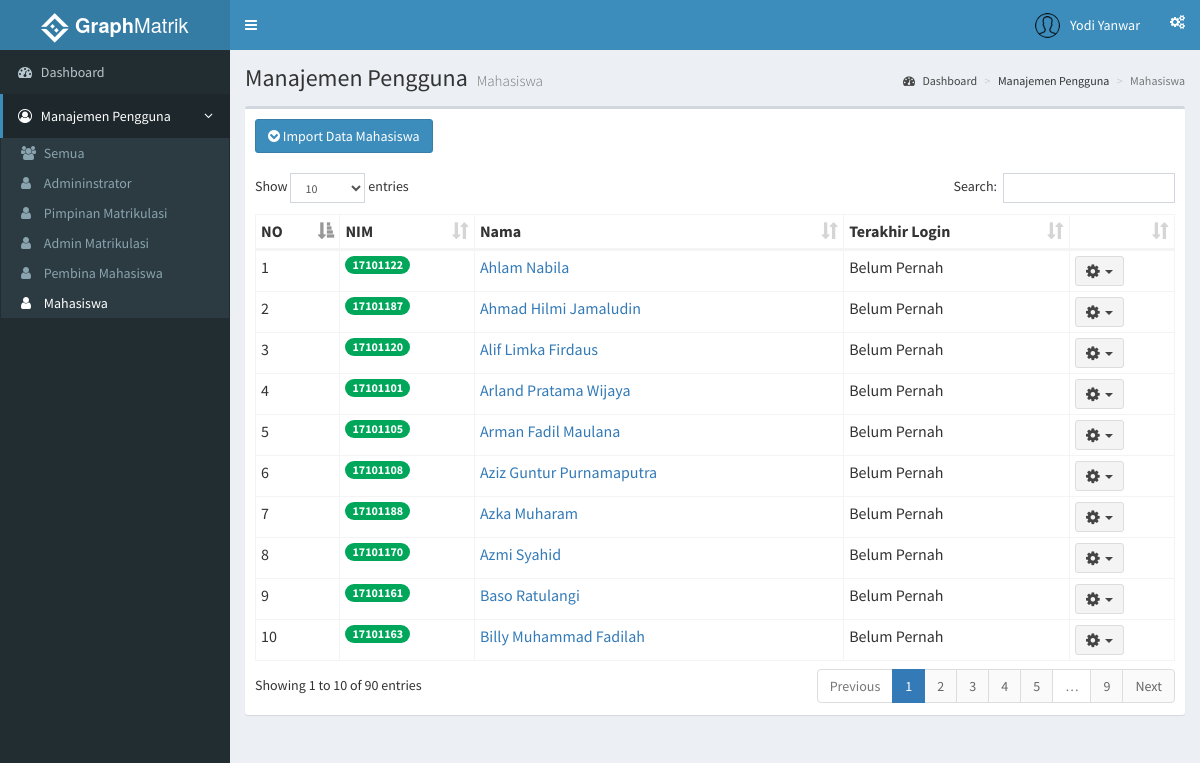
Page /index.php?page=mahasiswa (signed in) on the earlier database version.
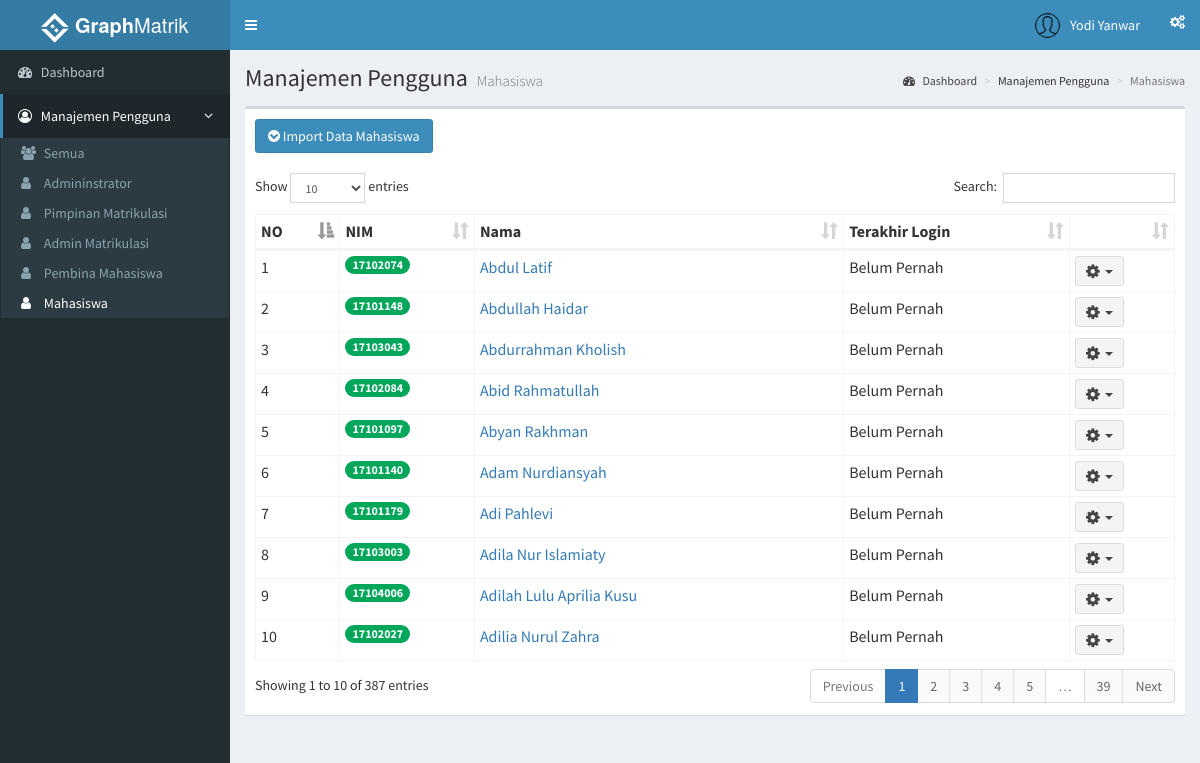
Same page on the later database version.
### tables this page shows
CREATE TABLE `mahasiswa` (
  `id_mahasiswa` int(11) NOT NULL,
  `nim` int(11) NOT NULL,
  `nama` varchar(35) NOT NULL,
  `angkatan` int(11) DEFAULT NULL,
  `j_kelamin` varchar(15) DEFAULT NULL,
  `asalkota` varchar(20) DEFAULT NULL,
  `email` varchar(35) DEFAULT NULL,
  `telp` varchar(13) DEFAULT NULL,
  `avatar` varchar(100) DEFAULT NULL,
  `tgl_lahir` date DEFAULT NULL,
  `id_user` int(11) DEFAULT NULL
);

### functions.php (called while the page is built, shortened)
<?php
	function tampilMahasiswa(){
		$ambildata = mysql_query("SELECT mahasiswa.*, users.* FROM users INNER JOIN mahasiswa ON mahasiswa.id_user = users.id_user ORDER BY nama") or die(mysql_error());
		if (mysql_num_rows($ambildata) > 0) {
			while ($ad = mysql_fetch_assoc($ambildata))
				$data[] = $ad;
				return $data;
		} else{
			echo "Daftar mahasiswa kosong";
		}
	}
 ?>

### role/admin/mahasiswa.php (the view, shortened to what this page needs)
<?php
  include 'functions.php';
 ?>
    <section class="content-header">
      <h1>
        Manajemen Pengguna
        <small>Mahasiswa</small>
      </h1>
      <ol class="breadcrumb">
        <li><a href="/simon/admin"><i class="fa fa-dashboard"></i> Dashboard</a></li>
        <li>Manajemen Pengguna</li>
        <li class="active">Mahasiswa</li>
      </ol>
    </section>
    <section class="content">
      <div class="row">
        <div class="col-xs-12">
          <div class="box">
            <div class="box-header">
             <button class="btn btn-primary" data-toggle="modal" data-target="#importMhsModal"><i class="fa fa-chevron-circle-down"></i>&nbsp;Import Data Mahasiswa</button>
            </div>
            <div class="box-body">
              <table id="tablePembina" class="table table-bordered table-hover table-condensed">
                <thead>
                  <tr>
                    <th>NO</th>
                    <th>NIM</th>
                    <th>Nama</th>
                    <th>Terakhir Login</th>
                    <th></th>
                  </tr>
                </thead>
                <tbody>
                  <?php
                    $dataMahasiswa = tampilMahasiswa();
                    $no = 1;
                    foreach($dataMahasiswa as $row){
                   ?>
                <tr>
                  <td><?php echo $no ?></td>
                  <td><?php echo "<span class='badge bg-green'>".$row['nim']."</span>" ?></td>
                  <td><?php echo "<a href='index.php?page=mahasiswadetails&id=".$row['id_user']."'>".$row['nama']."</a>" ?></td>
                  <td><?php if ($row['last_login'] == '0000-00-00 00:00:00'){ echo 'Belum Pernah';}else{ echo date("d-m-Y H:i", strtotime($row['last_login'])) ;}
                  ?></td>
                  <td>
                    <div class="dropdown">
                      <button class="btn btn-default btn-sm dropdown-toggle " type="button" data-toggle="dropdown">
                        <i class="fa fa-cog fa-lg"></i>&nbsp;&nbsp;<span class="caret"></span>
                      </button>
                    </div>
                  </td>
                </tr>
                  <?php
                    $no++; }
                   ?>
                </tbody>
              </table>
            </div>
          </div>
        </div>
      </div>
    </section>

Differences in the rows shown:
no longer on this page (row edited): mahasiswa: nim "17101122", nama "Ahlam Nabila"
no longer on this page (row unchanged): mahasiswa: nim "17101187", nama "Ahmad Hilmi Jamaludin"
no longer on this page (row unchanged): mahasiswa: nim "17101120", nama "Alif Limka Firdaus"
no longer on this page (row unchanged): mahasiswa: nim "17101101", nama "Arland Pratama Wijaya"
no longer on this page (row unchanged): mahasiswa: nim "17101105", nama "Arman Fadil Maulana"
no longer on this page (row unchanged): mahasiswa: nim "17101108", nama "Aziz Guntur Purnamaputra"
no longer on this page (row unchanged): mahasiswa: nim "17101188", nama "Azka Muharam"
no longer on this page (row unchanged): mahasiswa: nim "17101170", nama "Azmi Syahid"
no longer on this page (row unchanged): mahasiswa: nim "17101161", nama "Baso Ratulangi"
no longer on this page (row unchanged): mahasiswa: nim "17101163", nama "Billy Muhammad Fadilah"
added mahasiswa: nim "17102074", nama "Abdul Latif"
added mahasiswa: nim "17101148", nama "Abdullah Haidar"
added mahasiswa: nim "17103043", nama "Abdurrahman Kholish"
added mahasiswa: nim "17102084", nama "Abid Rahmatullah"
added mahasiswa: nim "17101097", nama "Abyan Rakhman"
added mahasiswa: nim "17101140", nama "Adam Nurdiansyah"
added mahasiswa: nim "17101179", nama "Adi Pahlevi"
added mahasiswa: nim "17103003", nama "Adila Nur Islamiaty"
added mahasiswa: nim "17104006", nama "Adilah Lulu Aprilia Kusu"
added mahasiswa: nim "17102027", nama "Adilia Nurul Zahra"
Other differences:
text written by a page script: "Show entries Search: Showing 1 to 10 of 90 entries Previous 1 2 3 4 5 … 9 Next" → "Show entries Search: Showing 1 to 10 of 387 entries Previous 1 2 3 4 5 … 39 Next"
